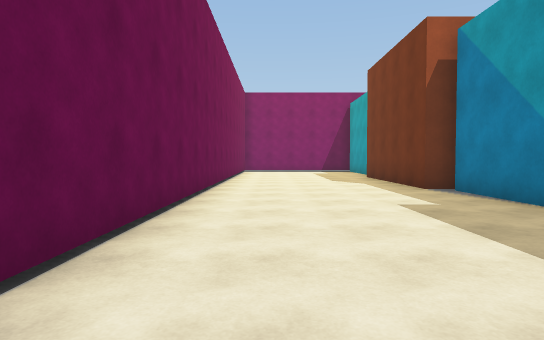
[1] (above)

21 first-person views from a walk through a Unity game level. The camera is 1.3 m above the floor, tilts 2° down and sees 75° across. The floor is counted in squares, 2 m on a side. Each view is taken from the middle of a square. On the plan, view 1 faces up. The plan holds only what a view shows up to about 10 squares ahead; the rest is blank. The place goes on beyond the plan. The player character is not drawn.

[2]
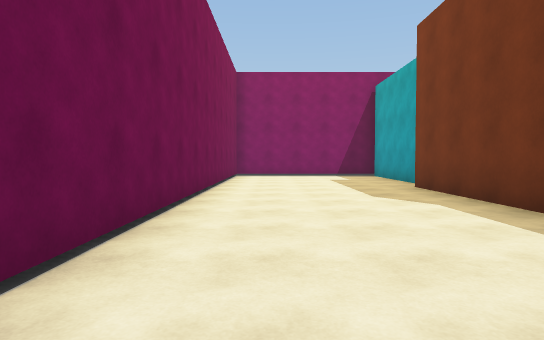

[3]
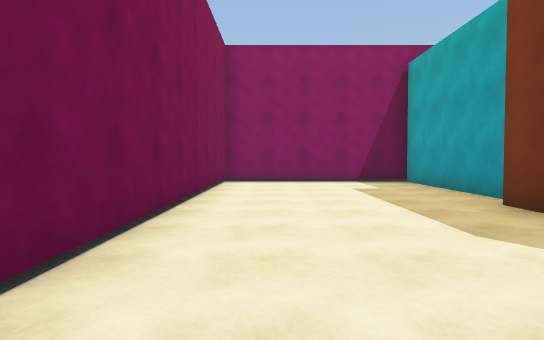

[4]
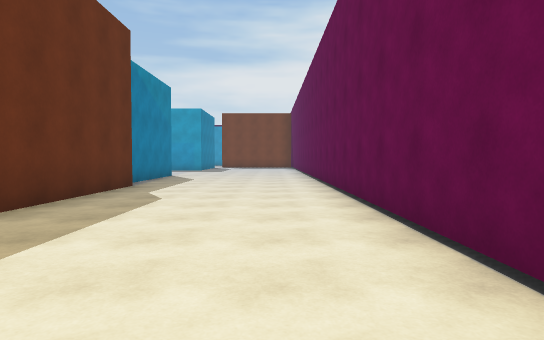

[5]
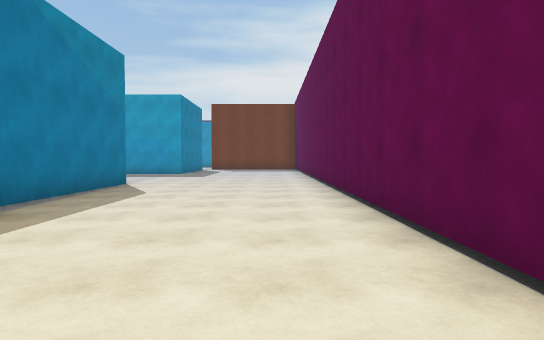

[6]
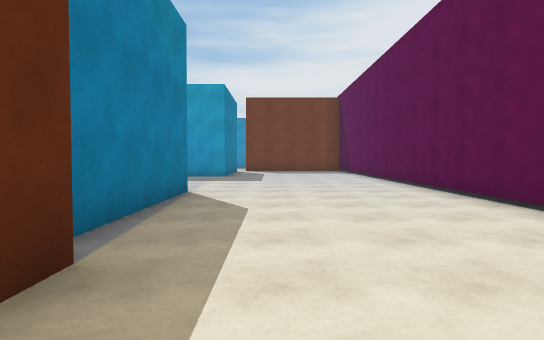

[7]
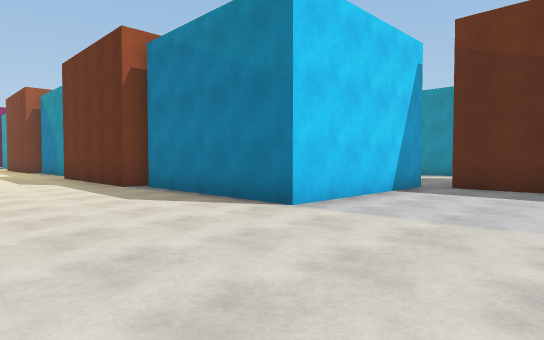

[8]
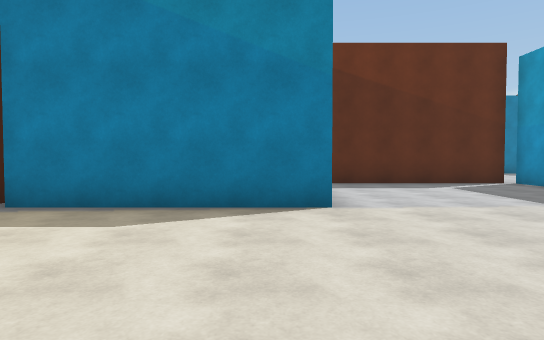

[9]
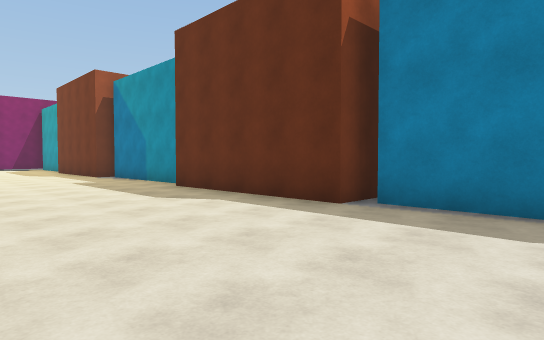

[10]
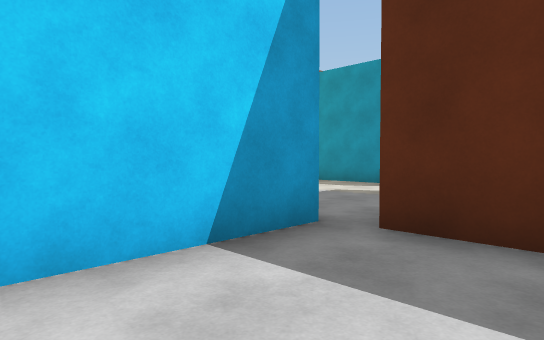

[11]
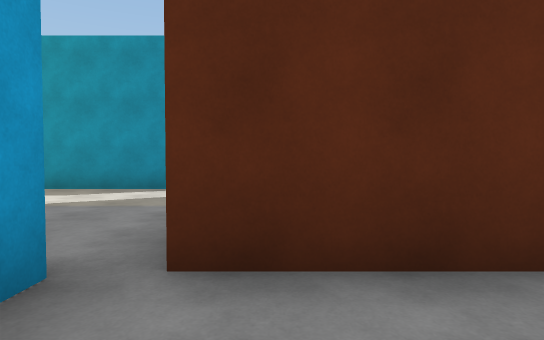

[12]
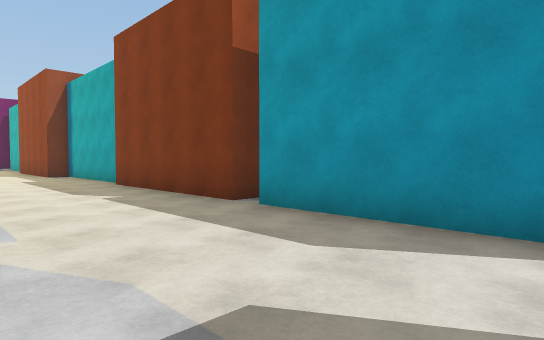

[13]
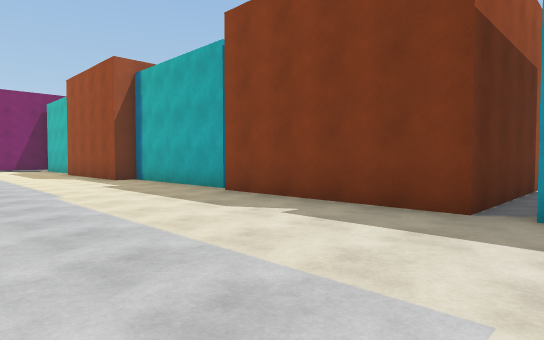

[14]
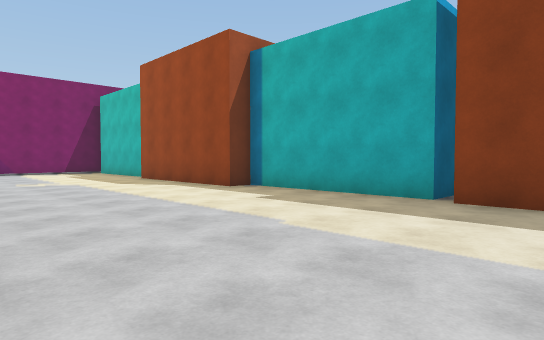

[15]
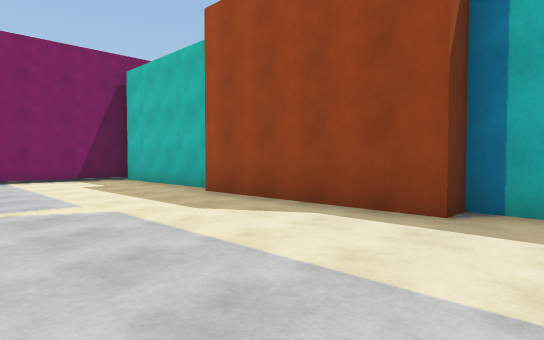

[16]
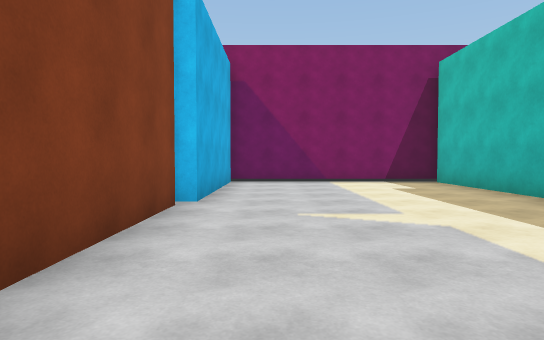

[17]
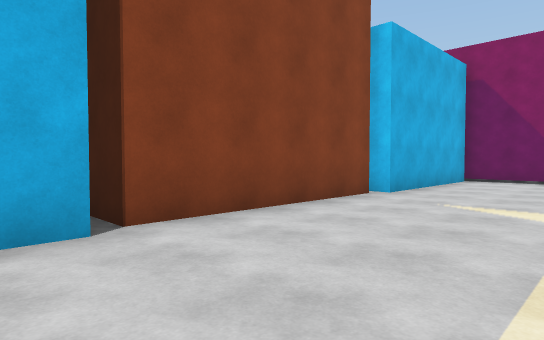

[18]
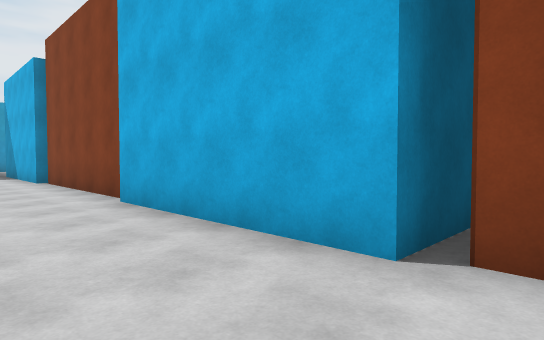

[19]
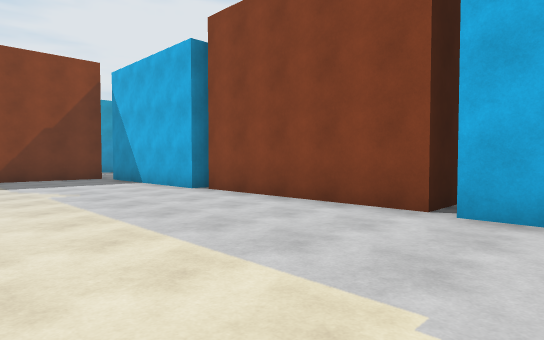

[20]
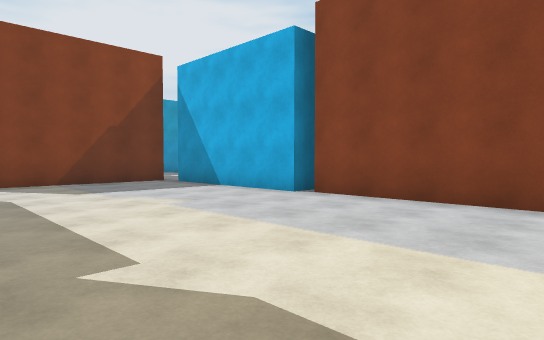

[21]
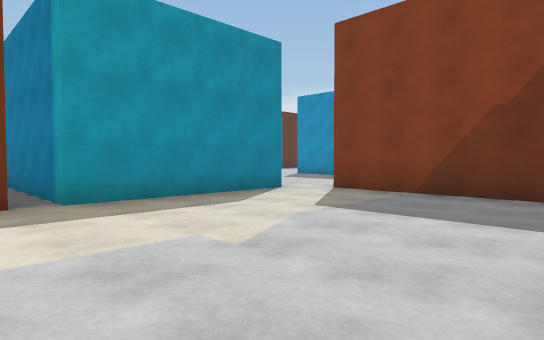

### Floor plan
Points are (right, up) in squares from view 1. A wall is a line through its corners. A room is listed if a view was taken in it or the views show most of it. See-through windows are left out.
Room 1 (views 1, 2, 3, 4, 5, 6, 7, 8, 9, 10, 11)
walls: (3.6, 3) (3.6, 7); (4.4, -2.2) (3.2, -2.2) (3.2, 2.4); (3.9, 7.3) (3.2, 7.3) (3.2, 11.9); (7.9, -6.8) (3.6, -6.8) (3.6, -2.5); (3.6, 12.5) (3.6, 16.6) (-1.3, 16.6) (-1.3, -10); (8, -10.5) (8, -7.4)
ways out: opening at (8, -7) to room 2; opening at (8, 12) to room 2
Room 2 (views 12, 13, 14, 15, 16, 17, 18, 19, 20, 21)
walls: (13.6, 3.1) (13.6, 7.3) (13, 7.3) (13, 11.9); (7.7, 2.4) (7.7, -2.2); (6.4, 7) (7.9, 7) (7.9, 2.6); (7.2, -2.4) (7.9, -2.4) (7.9, -6.8); (7.7, 11.9) (7.7, 7.3); (13.4, 12.4) (13.4, 16.4); (17.8, -1.8) (13.4, -1.8) (13.4, 2.8); (13.4, -6.8) (13.4, -2.4) (17.6, -2.4); (8, -7.4) (12.5, -7.4); (13.5, 16.6) (7.9, 16.6) (7.9, 12.2) (7.4, 12.2)
ways out: opening at (8, -7) to room 1; opening at (8, 12) to room 1; opening at (13.7, -8)

Positions as (right, up) in squares from view 1, and headings:
1: (0, 0), facing up
2: (0, 4), facing up
3: (0, 7), facing up
4: (0, 6), facing down
5: (0, 2), facing down
6: (2, 0), facing down
7: (0, -10), facing up-right
8: (-1, -6), facing right
9: (-1, -5), facing up-right
10: (5, -9), facing up-right
11: (6, -8), facing right
12: (10, -6), facing up-right
13: (9, -3), facing up-right
14: (8, 1), facing up-right
15: (9, 6), facing up-right
16: (9, 7), facing up
17: (11, 6), facing up-left
18: (10, 8), facing down-left
19: (12, 4), facing down-left
20: (13, 2), facing down-left
21: (8, -1), facing down-right
